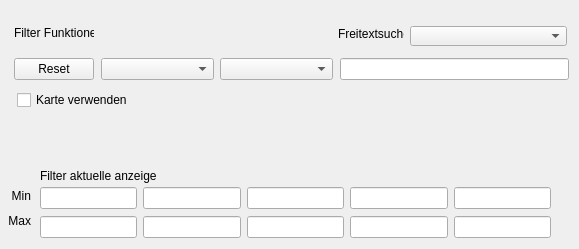
    <widget class="QWidget" name="page0_Filter">
     <widget class="QCheckBox" name="checkBoxKartenEinAusToggle">
      <property name="geometry">
       <rect>
        <x>17</x>
        <y>90</y>
        <width>110</width>
        <height>20</height>
       </rect>
      </property>
      <property name="text">
       <string>Karte verwenden</string>
      </property>
     </widget>
     <widget class="QWidget" name="layoutWidget">
      <property name="geometry">
       <rect>
        <x>40</x>
        <y>186</y>
        <width>511</width>
        <height>54</height>
       </rect>
      </property>
      <layout class="QGridLayout" name="gridLayout">
       <item row="0" column="0">
        <widget class="QLineEdit" name="filterMinFeldEins"/>
       </item>
       <item row="0" column="1">
        <widget class="QLineEdit" name="filterMinFeldZwei"/>
       </item>
       <item row="0" column="2">
        <widget class="QLineEdit" name="filterMinFeldDrei"/>
       </item>
       <item row="0" column="3">
        <widget class="QLineEdit" name="filterMinFeldVier"/>
       </item>
       <item row="0" column="4">
        <widget class="QLineEdit" name="filterMinFeldFunf"/>
       </item>
       <item row="1" column="0">
        <widget class="QLineEdit" name="filterMaxFeldEins"/>
       </item>
       <item row="1" column="1">
        <widget class="QLineEdit" name="filterMaxFeldZwei"/>
       </item>
       <item row="1" column="2">
        <widget class="QLineEdit" name="filterMaxFeldDrei"/>
       </item>
       <item row="1" column="3">
        <widget class="QLineEdit" name="filterMaxFeldVier"/>
       </item>
       <item row="1" column="4">
        <widget class="QLineEdit" name="filterMaxFeldFunf"/>
       </item>
      </layout>
     </widget>
     <widget class="QLabel" name="label_4">
      <property name="geometry">
       <rect>
        <x>40</x>
        <y>166</y>
        <width>171</width>
        <height>21</height>
       </rect>
      </property>
      <property name="text">
       <string>&lt;html&gt;&lt;head/&gt;&lt;body&gt;&lt;p&gt;Filter aktuelle anzeige&lt;/p&gt;&lt;/body&gt;&lt;/html&gt;</string>
      </property>
     </widget>
     <widget class="QLabel" name="label_2">
      <property name="geometry">
       <rect>
        <x>-10</x>
        <y>186</y>
        <width>41</width>
        <height>20</height>
       </rect>
      </property>
      <property name="text">
       <string>&lt;html&gt;&lt;head/&gt;&lt;body&gt;&lt;p align=&quot;right&quot;&gt;Min&lt;/p&gt;&lt;/body&gt;&lt;/html&gt;</string>
      </property>
     </widget>
     <widget class="QLabel" name="label_3">
      <property name="geometry">
       <rect>
        <x>0</x>
        <y>206</y>
        <width>31</width>
        <height>31</height>
       </rect>
      </property>
      <property name="text">
       <string>&lt;html&gt;&lt;head/&gt;&lt;body&gt;&lt;p align=&quot;right&quot;&gt;Max&lt;/p&gt;&lt;/body&gt;&lt;/html&gt;</string>
      </property>
     </widget>
     <widget class="QLabel" name="label">
      <property name="geometry">
       <rect>
        <x>338</x>
        <y>26</y>
        <width>66</width>
        <height>16</height>
       </rect>
      </property>
      <property name="minimumSize">
       <size>
        <width>66</width>
        <height>0</height>
       </size>
      </property>
      <property name="maximumSize">
       <size>
        <width>66</width>
        <height>16777215</height>
       </size>
      </property>
      <property name="text">
       <string>&lt;html&gt;&lt;head/&gt;&lt;body&gt;&lt;p align=&quot;right&quot;&gt;Freitextsuche&lt;/p&gt;&lt;/body&gt;&lt;/html&gt;</string>
      </property>
     </widget>
     <widget class="QComboBox" name="ortAuswahl">
      <property name="geometry">
       <rect>
        <x>410</x>
        <y>26</y>
        <width>157</width>
        <height>20</height>
       </rect>
      </property>
      <property name="minimumSize">
       <size>
        <width>157</width>
        <height>0</height>
       </size>
      </property>
      <property name="maximumSize">
       <size>
        <width>157</width>
        <height>16777215</height>
       </size>
      </property>
     </widget>
     <widget class="QLabel" name="labelFilterFunktion">
      <property name="geometry">
       <rect>
        <x>14</x>
        <y>25</y>
        <width>80</width>
        <height>16</height>
       </rect>
      </property>
      <property name="text">
       <string>&lt;html&gt;&lt;head/&gt;&lt;body&gt;&lt;p align=&quot;right&quot;&gt;Filter Funktionen&lt;/p&gt;&lt;/body&gt;&lt;/html&gt;</string>
      </property>
     </widget>
     <widget class="QWidget" name="layoutWidget">
      <property name="geometry">
       <rect>
        <x>13</x>
        <y>54</y>
        <width>557</width>
        <height>30</height>
       </rect>
      </property>
      <layout class="QHBoxLayout" name="horizontalLayout_19">
       <item>
        <widget class="QPushButton" name="pushResetFilter">
         <property name="minimumSize">
          <size>
           <width>80</width>
           <height>0</height>
          </size>
         </property>
         <property name="maximumSize">
          <size>
           <width>80</width>
           <height>16777215</height>
          </size>
         </property>
         <property name="text">
          <string>Reset</string>
         </property>
        </widget>
       </item>
       <item>
        <layout class="QHBoxLayout" name="horizontalLayout_2">
         <item>
          <widget class="QComboBox" name="fachAuswahl">
           <property name="minimumSize">
            <size>
             <width>113</width>
             <height>0</height>
            </size>
           </property>
           <property name="maximumSize">
            <size>
             <width>113</width>
             <height>16777215</height>
            </size>
           </property>
          </widget>
         </item>
         <item>
          <widget class="QComboBox" name="skillAuswahl">
           <property name="minimumSize">
            <size>
             <width>113</width>
             <height>0</height>
            </size>
           </property>
           <property name="maximumSize">
            <size>
             <width>113</width>
             <height>16777215</height>
            </size>
           </property>
          </widget>
         </item>
        </layout>
       </item>
       <item>
        <widget class="QLineEdit" name="suchFeld">
         <property name="minimumSize">
          <size>
           <width>229</width>
           <height>0</height>
          </size>
         </property>
         <property name="maximumSize">
          <size>
           <width>229</width>
           <height>16777215</height>
          </size>
         </property>
        </widget>
       </item>
      </layout>
     </widget>
    </widget>
